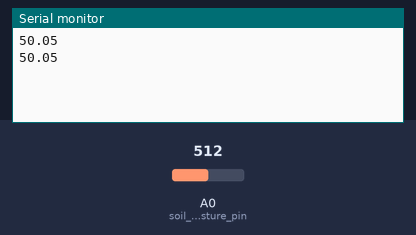
A sketch run on a simulated Arduino Uno, built with avr-gcc and run on an emulated ATmega328P. Parts: the last lines printed to the serial monitor. The test bench sets the inputs (shaded band); at power-on: A0 (soil_moisture_pin) = 512.

Above: at 3.8 s.
3.9 s: A0 (soil_moisture_pin) set to 716
At 6.5 s:
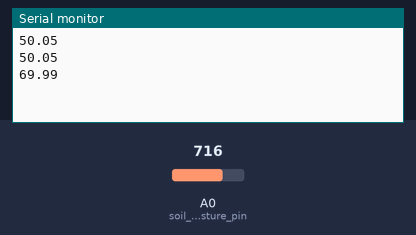
7.8 s: A0 (soil_moisture_pin) set to 900
At 10.1 s:
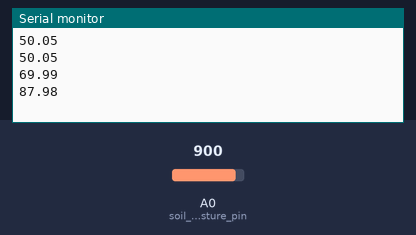
Timing chart, 0 to 11.6 s (numbered marks = the images above; inputs shaded):
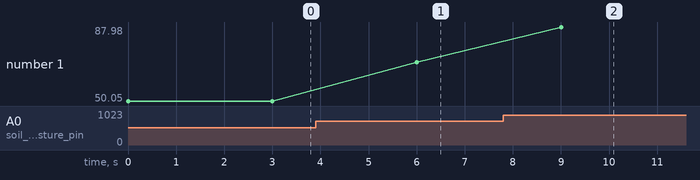

The sketch:

sketch-soil.ino
```cpp
int soil_moisture_pin = A0;


void setup() {
  // put your setup code here, to run once:
   Serial.begin(9600);
}

void loop() {
  // put your main code here, to run repeatedly:

  Serial.println(((analogRead(soil_moisture_pin)/1023.0) * 100));

  delay(3000);
}
```

Measured:
- after the input at 3.9 s, the serial monitor: prints a new line after 2.1 s (image 1)
- after the input at 7.8 s, the serial monitor: prints a new line after 1.2 s (image 2)
- plotted number 1: 50.05 → 69.99 after the input at 3.9 s, 69.99 → 87.98 after the input at 7.8 s
